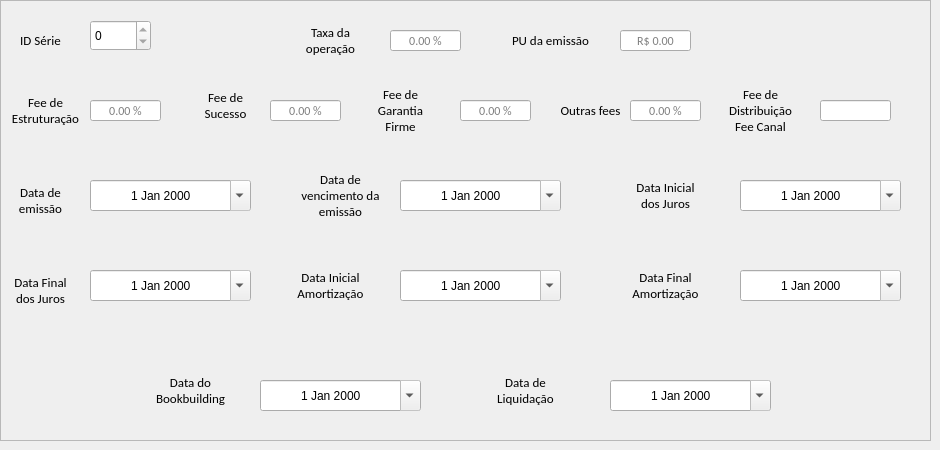
     <widget class="QWidget" name="tab_3">
      <attribute name="title">
       <string>Terceira</string>
      </attribute>
      <widget class="QFrame" name="frame_4">
       <property name="geometry">
        <rect>
         <x>0</x>
         <y>0</y>
         <width>931</width>
         <height>441</height>
        </rect>
       </property>
       <property name="frameShape">
        <enum>QFrame::StyledPanel</enum>
       </property>
       <property name="frameShadow">
        <enum>QFrame::Raised</enum>
       </property>
       <widget class="QLabel" name="taxaOperacao_7">
        <property name="geometry">
         <rect>
          <x>300</x>
          <y>20</y>
          <width>61</width>
          <height>41</height>
         </rect>
        </property>
        <property name="font">
         <font>
          <family>Calibri</family>
          <pointsize>10</pointsize>
         </font>
        </property>
        <property name="text">
         <string>Taxa da operação</string>
        </property>
        <property name="alignment">
         <set>Qt::AlignCenter</set>
        </property>
        <property name="wordWrap">
         <bool>true</bool>
        </property>
       </widget>
       <widget class="QLineEdit" name="le_taxa_operacao_2">
        <property name="enabled">
         <bool>true</bool>
        </property>
        <property name="geometry">
         <rect>
          <x>390</x>
          <y>30</y>
          <width>71</width>
          <height>21</height>
         </rect>
        </property>
        <property name="sizePolicy">
         <sizepolicy hsizetype="Ignored" vsizetype="Expanding">
          <horstretch>0</horstretch>
          <verstretch>0</verstretch>
         </sizepolicy>
        </property>
        <property name="minimumSize">
         <size>
          <width>0</width>
          <height>21</height>
         </size>
        </property>
        <property name="maximumSize">
         <size>
          <width>300</width>
          <height>21</height>
         </size>
        </property>
        <property name="font">
         <font>
          <family>Calibri</family>
          <pointsize>9</pointsize>
         </font>
        </property>
        <property name="alignment">
         <set>Qt::AlignCenter</set>
        </property>
        <property name="readOnly">
         <bool>true</bool>
        </property>
        <property name="placeholderText">
         <string>0.00 %</string>
        </property>
       </widget>
       <widget class="QLabel" name="taxaOperacao_8">
        <property name="geometry">
         <rect>
          <x>510</x>
          <y>20</y>
          <width>81</width>
          <height>41</height>
         </rect>
        </property>
        <property name="font">
         <font>
          <family>Calibri</family>
          <pointsize>10</pointsize>
         </font>
        </property>
        <property name="text">
         <string>PU da emissão</string>
        </property>
        <property name="alignment">
         <set>Qt::AlignCenter</set>
        </property>
        <property name="wordWrap">
         <bool>true</bool>
        </property>
       </widget>
       <widget class="QLineEdit" name="le_pu_emissao_2">
        <property name="enabled">
         <bool>true</bool>
        </property>
        <property name="geometry">
         <rect>
          <x>620</x>
          <y>30</y>
          <width>71</width>
          <height>21</height>
         </rect>
        </property>
        <property name="sizePolicy">
         <sizepolicy hsizetype="Ignored" vsizetype="Expanding">
          <horstretch>0</horstretch>
          <verstretch>0</verstretch>
         </sizepolicy>
        </property>
        <property name="minimumSize">
         <size>
          <width>0</width>
          <height>21</height>
         </size>
        </property>
        <property name="maximumSize">
         <size>
          <width>300</width>
          <height>21</height>
         </size>
        </property>
        <property name="font">
         <font>
          <family>Calibri</family>
          <pointsize>9</pointsize>
         </font>
        </property>
        <property name="alignment">
         <set>Qt::AlignCenter</set>
        </property>
        <property name="readOnly">
         <bool>true</bool>
        </property>
        <property name="placeholderText">
         <string>R$ 0.00</string>
        </property>
       </widget>
       <widget class="QLabel" name="feeEstruturacao_3">
        <property name="geometry">
         <rect>
          <x>10</x>
          <y>90</y>
          <width>71</width>
          <height>41</height>
         </rect>
        </property>
        <property name="font">
         <font>
          <family>Calibri</family>
          <pointsize>10</pointsize>
         </font>
        </property>
        <property name="text">
         <string>Fee de Estruturação</string>
        </property>
        <property name="alignment">
         <set>Qt::AlignCenter</set>
        </property>
        <property name="wordWrap">
         <bool>true</bool>
        </property>
       </widget>
       <widget class="QLineEdit" name="le_fee_estrturacao_2">
        <property name="enabled">
         <bool>true</bool>
        </property>
        <property name="geometry">
         <rect>
          <x>90</x>
          <y>100</y>
          <width>71</width>
          <height>21</height>
         </rect>
        </property>
        <property name="sizePolicy">
         <sizepolicy hsizetype="Ignored" vsizetype="Expanding">
          <horstretch>0</horstretch>
          <verstretch>0</verstretch>
         </sizepolicy>
        </property>
        <property name="minimumSize">
         <size>
          <width>0</width>
          <height>21</height>
         </size>
        </property>
        <property name="maximumSize">
         <size>
          <width>300</width>
          <height>21</height>
         </size>
        </property>
        <property name="font">
         <font>
          <family>Calibri</family>
          <pointsize>9</pointsize>
         </font>
        </property>
        <property name="alignment">
         <set>Qt::AlignCenter</set>
        </property>
        <property name="readOnly">
         <bool>true</bool>
        </property>
        <property name="placeholderText">
         <string>0.00 %</string>
        </property>
       </widget>
       <widget class="QLabel" name="feeSucesso_3">
        <property name="geometry">
         <rect>
          <x>200</x>
          <y>90</y>
          <width>51</width>
          <height>31</height>
         </rect>
        </property>
        <property name="font">
         <font>
          <family>Calibri</family>
          <pointsize>10</pointsize>
         </font>
        </property>
        <property name="text">
         <string>Fee de Sucesso</string>
        </property>
        <property name="alignment">
         <set>Qt::AlignCenter</set>
        </property>
        <property name="wordWrap">
         <bool>true</bool>
        </property>
       </widget>
       <widget class="QLineEdit" name="le_fee_sucesso_2">
        <property name="enabled">
         <bool>true</bool>
        </property>
        <property name="geometry">
         <rect>
          <x>270</x>
          <y>100</y>
          <width>71</width>
          <height>21</height>
         </rect>
        </property>
        <property name="sizePolicy">
         <sizepolicy hsizetype="Ignored" vsizetype="Expanding">
          <horstretch>0</horstretch>
          <verstretch>0</verstretch>
         </sizepolicy>
        </property>
        <property name="minimumSize">
         <size>
          <width>0</width>
          <height>21</height>
         </size>
        </property>
        <property name="maximumSize">
         <size>
          <width>300</width>
          <height>21</height>
         </size>
        </property>
        <property name="font">
         <font>
          <family>Calibri</family>
          <pointsize>9</pointsize>
         </font>
        </property>
        <property name="alignment">
         <set>Qt::AlignCenter</set>
        </property>
        <property name="readOnly">
         <bool>true</bool>
        </property>
        <property name="placeholderText">
         <string>0.00 %</string>
        </property>
       </widget>
       <widget class="QLabel" name="feeGarantiaFirme_3">
        <property name="geometry">
         <rect>
          <x>370</x>
          <y>90</y>
          <width>61</width>
          <height>41</height>
         </rect>
        </property>
        <property name="font">
         <font>
          <family>Calibri</family>
          <pointsize>10</pointsize>
         </font>
        </property>
        <property name="text">
         <string>Fee de Garantia Firme</string>
        </property>
        <property name="alignment">
         <set>Qt::AlignCenter</set>
        </property>
        <property name="wordWrap">
         <bool>true</bool>
        </property>
       </widget>
       <widget class="QLineEdit" name="le_fee_garantia_firme_2">
        <property name="enabled">
         <bool>true</bool>
        </property>
        <property name="geometry">
         <rect>
          <x>460</x>
          <y>100</y>
          <width>71</width>
          <height>21</height>
         </rect>
        </property>
        <property name="sizePolicy">
         <sizepolicy hsizetype="Ignored" vsizetype="Expanding">
          <horstretch>0</horstretch>
          <verstretch>0</verstretch>
         </sizepolicy>
        </property>
        <property name="minimumSize">
         <size>
          <width>0</width>
          <height>21</height>
         </size>
        </property>
        <property name="maximumSize">
         <size>
          <width>300</width>
          <height>21</height>
         </size>
        </property>
        <property name="font">
         <font>
          <family>Calibri</family>
          <pointsize>9</pointsize>
         </font>
        </property>
        <property name="alignment">
         <set>Qt::AlignCenter</set>
        </property>
        <property name="readOnly">
         <bool>true</bool>
        </property>
        <property name="placeholderText">
         <string>0.00 %</string>
        </property>
       </widget>
       <widget class="QLabel" name="outrasFees_4">
        <property name="geometry">
         <rect>
          <x>560</x>
          <y>100</y>
          <width>61</width>
          <height>21</height>
         </rect>
        </property>
        <property name="font">
         <font>
          <family>Calibri</family>
          <pointsize>10</pointsize>
         </font>
        </property>
        <property name="text">
         <string>Outras fees</string>
        </property>
        <property name="alignment">
         <set>Qt::AlignCenter</set>
        </property>
        <property name="wordWrap">
         <bool>true</bool>
        </property>
       </widget>
       <widget class="QLineEdit" name="le_outras_fees_2">
        <property name="enabled">
         <bool>true</bool>
        </property>
        <property name="geometry">
         <rect>
          <x>630</x>
          <y>100</y>
          <width>71</width>
          <height>21</height>
         </rect>
        </property>
        <property name="sizePolicy">
         <sizepolicy hsizetype="Ignored" vsizetype="Expanding">
          <horstretch>0</horstretch>
          <verstretch>0</verstretch>
         </sizepolicy>
        </property>
        <property name="minimumSize">
         <size>
          <width>0</width>
          <height>21</height>
         </size>
        </property>
        <property name="maximumSize">
         <size>
          <width>300</width>
          <height>21</height>
         </size>
        </property>
        <property name="font">
         <font>
          <family>Calibri</family>
          <pointsize>9</pointsize>
         </font>
        </property>
        <property name="alignment">
         <set>Qt::AlignCenter</set>
        </property>
        <property name="readOnly">
         <bool>true</bool>
        </property>
        <property name="placeholderText">
         <string>0.00 %</string>
        </property>
       </widget>
       <widget class="QLabel" name="feeDistribuicaoCanal_3">
        <property name="geometry">
         <rect>
          <x>720</x>
          <y>90</y>
          <width>81</width>
          <height>41</height>
         </rect>
        </property>
        <property name="font">
         <font>
          <family>Calibri</family>
          <pointsize>10</pointsize>
         </font>
        </property>
        <property name="text">
         <string>Fee de Distribuição Fee Canal</string>
        </property>
        <property name="alignment">
         <set>Qt::AlignCenter</set>
        </property>
        <property name="wordWrap">
         <bool>true</bool>
        </property>
       </widget>
       <widget class="QLineEdit" name="le_fee_distribuicao_canal_2">
        <property name="enabled">
         <bool>true</bool>
        </property>
        <property name="geometry">
         <rect>
          <x>820</x>
          <y>100</y>
          <width>71</width>
          <height>21</height>
         </rect>
        </property>
        <property name="sizePolicy">
         <sizepolicy hsizetype="Ignored" vsizetype="Expanding">
          <horstretch>0</horstretch>
          <verstretch>0</verstretch>
         </sizepolicy>
        </property>
        <property name="minimumSize">
         <size>
          <width>0</width>
          <height>21</height>
         </size>
        </property>
        <property name="maximumSize">
         <size>
          <width>300</width>
          <height>21</height>
         </size>
        </property>
        <property name="font">
         <font>
          <family>Calibri</family>
          <pointsize>9</pointsize>
         </font>
        </property>
        <property name="alignment">
         <set>Qt::AlignCenter</set>
        </property>
        <property name="readOnly">
         <bool>true</bool>
        </property>
       </widget>
       <widget class="QLabel" name="dataEmissao_3">
        <property name="geometry">
         <rect>
          <x>10</x>
          <y>180</y>
          <width>61</width>
          <height>41</height>
         </rect>
        </property>
        <property name="font">
         <font>
          <family>Calibri</family>
          <pointsize>10</pointsize>
         </font>
        </property>
        <property name="text">
         <string>Data de emissão</string>
        </property>
        <property name="alignment">
         <set>Qt::AlignCenter</set>
        </property>
        <property name="wordWrap">
         <bool>true</bool>
        </property>
       </widget>
       <widget class="QDateEdit" name="de_data_emissao_2">
        <property name="enabled">
         <bool>true</bool>
        </property>
        <property name="geometry">
         <rect>
          <x>90</x>
          <y>180</y>
          <width>161</width>
          <height>31</height>
         </rect>
        </property>
        <property name="alignment">
         <set>Qt::AlignCenter</set>
        </property>
        <property name="readOnly">
         <bool>true</bool>
        </property>
        <property name="calendarPopup">
         <bool>true</bool>
        </property>
       </widget>
       <widget class="QLabel" name="dataVencimentoEmissao_3">
        <property name="geometry">
         <rect>
          <x>300</x>
          <y>170</y>
          <width>81</width>
          <height>51</height>
         </rect>
        </property>
        <property name="font">
         <font>
          <family>Calibri</family>
          <pointsize>10</pointsize>
         </font>
        </property>
        <property name="text">
         <string>Data de vencimento da  emissão</string>
        </property>
        <property name="alignment">
         <set>Qt::AlignCenter</set>
        </property>
        <property name="wordWrap">
         <bool>true</bool>
        </property>
       </widget>
       <widget class="QDateEdit" name="de_data_vencimento_emissao_2">
        <property name="enabled">
         <bool>true</bool>
        </property>
        <property name="geometry">
         <rect>
          <x>400</x>
          <y>180</y>
          <width>161</width>
          <height>31</height>
         </rect>
        </property>
        <property name="alignment">
         <set>Qt::AlignCenter</set>
        </property>
        <property name="readOnly">
         <bool>true</bool>
        </property>
        <property name="calendarPopup">
         <bool>true</bool>
        </property>
       </widget>
       <widget class="QLabel" name="dataInicialJuros_3">
        <property name="geometry">
         <rect>
          <x>630</x>
          <y>170</y>
          <width>71</width>
          <height>51</height>
         </rect>
        </property>
        <property name="font">
         <font>
          <family>Calibri</family>
          <pointsize>10</pointsize>
         </font>
        </property>
        <property name="text">
         <string>Data Inicial dos Juros</string>
        </property>
        <property name="alignment">
         <set>Qt::AlignCenter</set>
        </property>
        <property name="wordWrap">
         <bool>true</bool>
        </property>
       </widget>
       <widget class="QDateEdit" name="de_data_inicial_juros_2">
        <property name="enabled">
         <bool>true</bool>
        </property>
        <property name="geometry">
         <rect>
          <x>740</x>
          <y>180</y>
          <width>161</width>
          <height>31</height>
         </rect>
        </property>
        <property name="alignment">
         <set>Qt::AlignCenter</set>
        </property>
        <property name="readOnly">
         <bool>true</bool>
        </property>
        <property name="calendarPopup">
         <bool>true</bool>
        </property>
       </widget>
       <widget class="QLabel" name="dataFinalJuros_3">
        <property name="geometry">
         <rect>
          <x>10</x>
          <y>270</y>
          <width>61</width>
          <height>41</height>
         </rect>
        </property>
        <property name="font">
         <font>
          <family>Calibri</family>
          <pointsize>10</pointsize>
         </font>
        </property>
        <property name="text">
         <string>Data Final dos Juros</string>
        </property>
        <property name="alignment">
         <set>Qt::AlignCenter</set>
        </property>
        <property name="wordWrap">
         <bool>true</bool>
        </property>
       </widget>
       <widget class="QDateEdit" name="de_data_final_juros_2">
        <property name="enabled">
         <bool>true</bool>
        </property>
        <property name="geometry">
         <rect>
          <x>90</x>
          <y>270</y>
          <width>161</width>
          <height>31</height>
         </rect>
        </property>
        <property name="alignment">
         <set>Qt::AlignCenter</set>
        </property>
        <property name="readOnly">
         <bool>true</bool>
        </property>
        <property name="calendarPopup">
         <bool>true</bool>
        </property>
       </widget>
       <widget class="QLabel" name="dataInicialAmortizacao_3">
        <property name="geometry">
         <rect>
          <x>290</x>
          <y>260</y>
          <width>81</width>
          <height>51</height>
         </rect>
        </property>
        <property name="font">
         <font>
          <family>Calibri</family>
          <pointsize>10</pointsize>
         </font>
        </property>
        <property name="text">
         <string>Data Inicial Amortização</string>
        </property>
        <property name="alignment">
         <set>Qt::AlignCenter</set>
        </property>
        <property name="wordWrap">
         <bool>true</bool>
        </property>
       </widget>
       <widget class="QDateEdit" name="de_data_inicial_amortizacao_2">
        <property name="enabled">
         <bool>true</bool>
        </property>
        <property name="geometry">
         <rect>
          <x>400</x>
          <y>270</y>
          <width>161</width>
          <height>31</height>
         </rect>
        </property>
        <property name="alignment">
         <set>Qt::AlignCenter</set>
        </property>
        <property name="readOnly">
         <bool>true</bool>
        </property>
        <property name="calendarPopup">
         <bool>true</bool>
        </property>
       </widget>
       <widget class="QLabel" name="dataFinalAmortizacao_3">
        <property name="geometry">
         <rect>
          <x>630</x>
          <y>260</y>
          <width>71</width>
          <height>51</height>
         </rect>
        </property>
        <property name="font">
         <font>
          <family>Calibri</family>
          <pointsize>10</pointsize>
         </font>
        </property>
        <property name="text">
         <string>Data Final Amortização</string>
        </property>
        <property name="alignment">
         <set>Qt::AlignCenter</set>
        </property>
        <property name="wordWrap">
         <bool>true</bool>
        </property>
       </widget>
       <widget class="QDateEdit" name="de_data_final_amortizacao_2">
        <property name="enabled">
         <bool>true</bool>
        </property>
        <property name="geometry">
         <rect>
          <x>740</x>
          <y>270</y>
          <width>161</width>
          <height>31</height>
         </rect>
        </property>
        <property name="alignment">
         <set>Qt::AlignCenter</set>
        </property>
        <property name="readOnly">
         <bool>true</bool>
        </property>
        <property name="calendarPopup">
         <bool>true</bool>
        </property>
       </widget>
       <widget class="QLabel" name="dataBookbuilding_3">
        <property name="geometry">
         <rect>
          <x>140</x>
          <y>370</y>
          <width>101</width>
          <height>41</height>
         </rect>
        </property>
        <property name="font">
         <font>
          <family>Calibri</family>
          <pointsize>10</pointsize>
         </font>
        </property>
        <property name="text">
         <string>Data do Bookbuilding</string>
        </property>
        <property name="alignment">
         <set>Qt::AlignCenter</set>
        </property>
        <property name="wordWrap">
         <bool>true</bool>
        </property>
       </widget>
       <widget class="QDateEdit" name="de_data_bookbuilding_2">
        <property name="enabled">
         <bool>true</bool>
        </property>
        <property name="geometry">
         <rect>
          <x>260</x>
          <y>380</y>
          <width>161</width>
          <height>31</height>
         </rect>
        </property>
        <property name="alignment">
         <set>Qt::AlignCenter</set>
        </property>
        <property name="readOnly">
         <bool>true</bool>
        </property>
        <property name="calendarPopup">
         <bool>true</bool>
        </property>
       </widget>
       <widget class="QLabel" name="dataLiquidacao_3">
        <property name="geometry">
         <rect>
          <x>480</x>
          <y>370</y>
          <width>91</width>
          <height>41</height>
         </rect>
        </property>
        <property name="font">
         <font>
          <family>Calibri</family>
          <pointsize>10</pointsize>
         </font>
        </property>
        <property name="text">
         <string>Data de Liquidação</string>
        </property>
        <property name="alignment">
         <set>Qt::AlignCenter</set>
        </property>
        <property name="wordWrap">
         <bool>true</bool>
        </property>
       </widget>
       <widget class="QDateEdit" name="de_data_liquidacao_2">
        <property name="enabled">
         <bool>true</bool>
        </property>
        <property name="geometry">
         <rect>
          <x>610</x>
          <y>380</y>
          <width>161</width>
          <height>31</height>
         </rect>
        </property>
        <property name="alignment">
         <set>Qt::AlignCenter</set>
        </property>
        <property name="readOnly">
         <bool>true</bool>
        </property>
        <property name="calendarPopup">
         <bool>true</bool>
        </property>
       </widget>
       <widget class="QLabel" name="taxaOperacao_9">
        <property name="geometry">
         <rect>
          <x>10</x>
          <y>20</y>
          <width>61</width>
          <height>41</height>
         </rect>
        </property>
        <property name="font">
         <font>
          <family>Calibri</family>
          <pointsize>10</pointsize>
         </font>
        </property>
        <property name="text">
         <string>ID Série</string>
        </property>
        <property name="alignment">
         <set>Qt::AlignCenter</set>
        </property>
        <property name="wordWrap">
         <bool>true</bool>
        </property>
       </widget>
       <widget class="QSpinBox" name="spinBox_serie_2">
        <property name="enabled">
         <bool>true</bool>
        </property>
        <property name="geometry">
         <rect>
          <x>90</x>
          <y>20</y>
          <width>61</width>
          <height>31</height>
         </rect>
        </property>
        <property name="readOnly">
         <bool>true</bool>
        </property>
       </widget>
      </widget>
     </widget>
